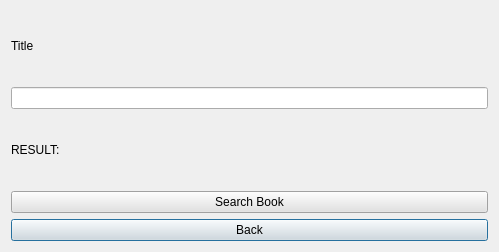
<?xml version="1.0" encoding="UTF-8"?>
<ui version="4.0">
 <class>searchbook</class>
 <widget class="QDialog" name="searchbook">
  <property name="geometry">
   <rect>
    <x>0</x>
    <y>0</y>
    <width>499</width>
    <height>252</height>
   </rect>
  </property>
  <property name="windowTitle">
   <string>Dialog</string>
  </property>
  <layout class="QGridLayout" name="gridLayout_2">
   <item row="0" column="0">
    <layout class="QGridLayout" name="gridLayout">
     <item row="0" column="0">
      <widget class="QLabel" name="label_7">
       <property name="styleSheet">
        <string notr="true">QLabel{
	font: 600 14pt &quot;Zilla Slab SemiBold&quot;;
	color: rgb(0, 0, 0);
}</string>
       </property>
       <property name="text">
        <string>Title</string>
       </property>
      </widget>
     </item>
     <item row="4" column="0">
      <widget class="QPushButton" name="pushButton">
       <property name="styleSheet">
        <string notr="true">QPushButton{
	background-color: rgb(226, 226, 226);
	color: rgb(0, 0, 0);
	font: 700 11pt &quot;Segoe UI&quot;;
}</string>
       </property>
       <property name="text">
        <string>Back</string>
       </property>
      </widget>
     </item>
     <item row="1" column="0">
      <widget class="QLineEdit" name="lineEdit_5"/>
     </item>
     <item row="2" column="0">
      <widget class="QLabel" name="label_6">
       <property name="styleSheet">
        <string notr="true">QLabel{
	font: 600 12pt &quot;Zilla Slab SemiBold&quot;;
	color: rgb(0, 0, 0);
}</string>
       </property>
       <property name="text">
        <string>RESULT:</string>
       </property>
      </widget>
     </item>
     <item row="3" column="0">
      <widget class="QPushButton" name="pushButton_3">
       <property name="styleSheet">
        <string notr="true">QPushButton{
	background-color: rgb(226, 226, 226);
	color: rgb(0, 0, 0);
	font: 700 11pt &quot;Segoe UI&quot;;
}</string>
       </property>
       <property name="text">
        <string>Search Book</string>
       </property>
      </widget>
     </item>
    </layout>
   </item>
  </layout>
 </widget>
 <resources/>
 <connections/>
</ui>
